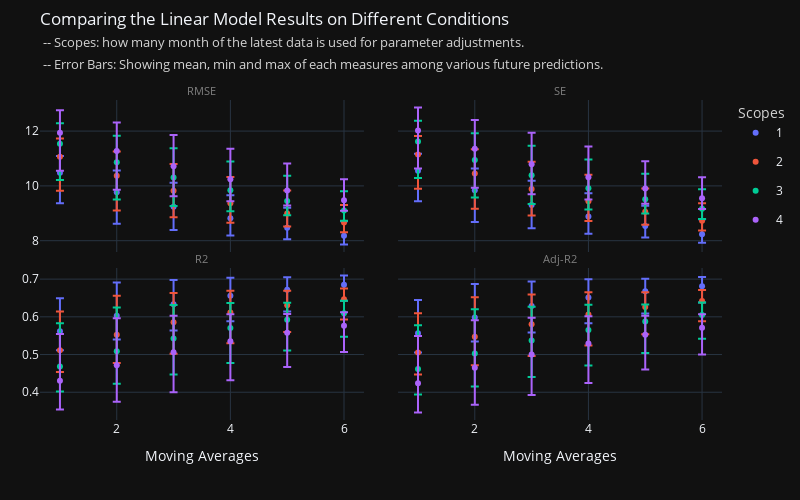
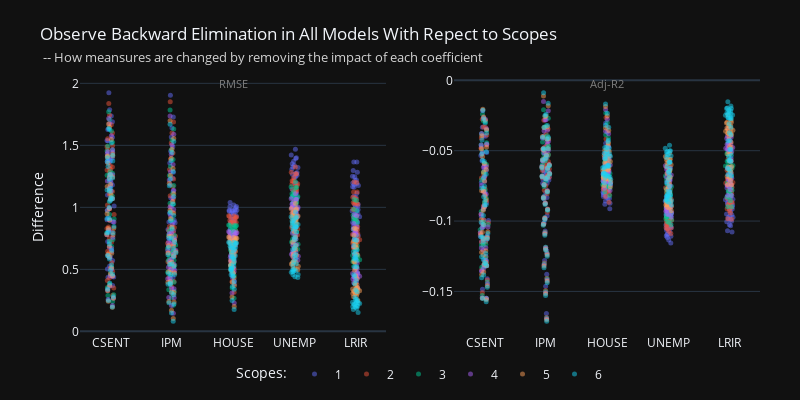
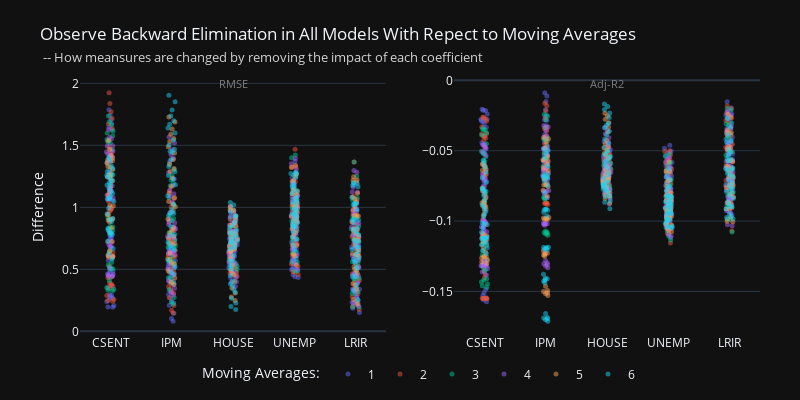

Notebook code for these charts, in order:
### Code cell
R = Regression(df)
R.create_data(['CSENT', 'IPM', 'HOUSE', 'UNEMP', 'LRIR'], 'SP500', ma=[1,2,3,4,5,6], fp=[1,2,3,4,5,6], poly_d=1)

fig1_1, fig1_2, fig1_3 = R.model_result(scopes=[1,2,3,4,5,6], model_name='Linear')

fig1_1.show()
fig1_2.show()
fig1_3.show()

### Figure 1 — Plotly figure (JSON) as saved in the notebook; plotly's stock layout.template omitted (floating-point values rounded to 4 significant figures)
{"data": [{"error_y": {"array": [0.6142, 0.7925, 0.8715, 0.8448, 0.7317, 0.537], "arrayminus": [1.109, 1.149, 0.8465, 0.624, 0.4227, 0.312]}, "hovertemplate": "SC=1<br>MA=%{x}<br>RMSE_mean=%{y}<extra></extra>", "legendgroup": "1", "marker": {"color": "#636efa", "symbol": "circle"}, "mode": "markers", "name": "1", "orientation": "v", "showlegend": true, "type": "scatter", "x": [1, 2, 3, 4, 5, 6], "xaxis": "x", "y": [10.48, 9.768, 9.238, 8.817, 8.475, 8.176], "yaxis": "y"}, {"error_y": {"array": [0.6708, 0.8808, 0.9793, 0.9611, 0.8438, 0.6347], "arrayminus": [1.243, 1.273, 0.9639, 0.7113, 0.4723, 0.3513]}, "hovertemplate": "SC=2<br>MA=%{x}<br>RMSE_mean=%{y}<extra></extra>", "legendgroup": "2", "marker": {"color": "#EF553B", "symbol": "circle"}, "mode": "markers", "name": "2", "orientation": "v", "showlegend": true, "type": "scatter", "x": [1, 2, 3, 4, 5, 6], "xaxis": "x", "y": [11.06, 10.37, 9.818, 9.365, 8.99, 8.663], "yaxis": "y"}, {"error_y": {"array": [0.7494, 0.9689, 1.069, 1.046, 0.9224, 0.705], "arrayminus": [1.328, 1.36, 1.042, 0.7685, 0.521, 0.3775]}, "hovertemplate": "SC=3<br>MA=%{x}<br>RMSE_mean=%{y}<extra></extra>", "legendgroup": "3", "marker": {"color": "#00cc96", "symbol": "circle"}, "mode": "markers", "name": "3", "orientation": "v", "showlegend": true, "type": "scatter", "x": [1, 2, 3, 4, 5, 6], "xaxis": "x", "y": [11.54, 10.86, 10.31, 9.839, 9.446, 9.102], "yaxis": "y"}, {"error_y": {"array": [0.8265, 1.046, 1.14, 1.111, 0.9814, 0.7608], "arrayminus": [1.38, 1.414, 1.095, 0.8041, 0.5546, 0.3919]}, "hovertemplate": "SC=4<br>MA=%{x}<br>RMSE_mean=%{y}<extra></extra>", "legendgroup": "4", "marker": {"color": "#ab63fa", "symbol": "circle"}, "mode": "markers", "name": "4", "orientation": "v", "showlegend": true, "type": "scatter", "x": [1, 2, 3, 4, 5, 6], "xaxis": "x", "y": [11.94, 11.27, 10.71, 10.24, 9.836, 9.48], "yaxis": "y"}, {"error_y": {"array": [0.619, 0.7988, 0.8784, 0.8515, 0.7376, 0.5414], "arrayminus": [1.117, 1.158, 0.8532, 0.6289, 0.4259, 0.3144]}, "hovertemplate": "SC=1<br>MA=%{x}<br>SE_mean=%{y}<extra></extra>", "legendgroup": "1", "marker": {"color": "#636efa", "symbol": "circle"}, "mode": "markers", "name": "1", "orientation": "v", "showlegend": false, "type": "scatter", "x": [1, 2, 3, 4, 5, 6], "xaxis": "x2", "y": [10.55, 9.84, 9.307, 8.882, 8.538, 8.237], "yaxis": "y2"}, {"error_y": {"array": [0.6762, 0.8878, 0.987, 0.9687, 0.8506, 0.6398], "arrayminus": [1.253, 1.283, 0.9714, 0.7168, 0.4761, 0.354]}, "hovertemplate": "SC=2<br>MA=%{x}<br>SE_mean=%{y}<extra></extra>", "legendgroup": "2", "marker": {"color": "#EF553B", "symbol": "circle"}, "mode": "markers", "name": "2", "orientation": "v", "showlegend": false, "type": "scatter", "x": [1, 2, 3, 4, 5, 6], "xaxis": "x2", "y": [11.14, 10.45, 9.891, 9.435, 9.057, 8.728], "yaxis": "y2"}, {"error_y": {"array": [0.7554, 0.9766, 1.078, 1.054, 0.9298, 0.7107], "arrayminus": [1.338, 1.37, 1.05, 0.7745, 0.5251, 0.3804]}, "hovertemplate": "SC=3<br>MA=%{x}<br>SE_mean=%{y}<extra></extra>", "legendgroup": "3", "marker": {"color": "#00cc96", "symbol": "circle"}, "mode": "markers", "name": "3", "orientation": "v", "showlegend": false, "type": "scatter", "x": [1, 2, 3, 4, 5, 6], "xaxis": "x2", "y": [11.62, 10.94, 10.38, 9.912, 9.516, 9.17], "yaxis": "y2"}, {"error_y": {"array": [0.8331, 1.054, 1.149, 1.12, 0.9892, 0.7669], "arrayminus": [1.391, 1.425, 1.104, 0.8103, 0.559, 0.3949]}, "hovertemplate": "SC=4<br>MA=%{x}<br>SE_mean=%{y}<extra></extra>", "legendgroup": "4", "marker": {"color": "#ab63fa", "symbol": "circle"}, "mode": "markers", "name": "4", "orientation": "v", "showlegend": false, "type": "scatter", "x": [1, 2, 3, 4, 5, 6], "xaxis": "x2", "y": [12.02, 11.35, 10.79, 10.32, 9.909, 9.551], "yaxis": "y2"}, {"error_y": {"array": [0.08723, 0.08798, 0.06446, 0.04785, 0.0329, 0.02417], "arrayminus": [0.05028, 0.06321, 0.06954, 0.06733, 0.05812, 0.04245]}, "hovertemplate": "SC=1<br>MA=%{x}<br>R2_mean=%{y}<extra></extra>", "legendgroup": "1", "marker": {"color": "#636efa", "symbol": "circle"}, "mode": "markers", "name": "1", "orientation": "v", "showlegend": false, "type": "scatter", "x": [1, 2, 3, 4, 5, 6], "xaxis": "x3", "y": [0.5618, 0.6031, 0.6331, 0.6556, 0.6721, 0.6852], "yaxis": "y3"}, {"error_y": {"array": [0.1032, 0.1035, 0.07797, 0.05794, 0.03863, 0.02885], "arrayminus": [0.05775, 0.07467, 0.08317, 0.08152, 0.07127, 0.05329]}, "hovertemplate": "SC=2<br>MA=%{x}<br>R2_mean=%{y}<extra></extra>", "legendgroup": "2", "marker": {"color": "#EF553B", "symbol": "circle"}, "mode": "markers", "name": "2", "orientation": "v", "showlegend": false, "type": "scatter", "x": [1, 2, 3, 4, 5, 6], "xaxis": "x3", "y": [0.5112, 0.5524, 0.5854, 0.6112, 0.6308, 0.6465], "yaxis": "y3"}, {"error_y": {"array": [0.115, 0.1157, 0.08849, 0.06579, 0.04476, 0.03259], "arrayminus": [0.0665, 0.08627, 0.09552, 0.09332, 0.08196, 0.06228]}, "hovertemplate": "SC=3<br>MA=%{x}<br>R2_mean=%{y}<extra></extra>", "legendgroup": "3", "marker": {"color": "#00cc96", "symbol": "circle"}, "mode": "markers", "name": "3", "orientation": "v", "showlegend": false, "type": "scatter", "x": [1, 2, 3, 4, 5, 6], "xaxis": "x3", "y": [0.4681, 0.5089, 0.5428, 0.5707, 0.5923, 0.6097], "yaxis": "y3"}, {"error_y": {"array": [0.1237, 0.1249, 0.09664, 0.07167, 0.04962, 0.0353], "arrayminus": [0.07622, 0.09688, 0.1061, 0.1033, 0.09086, 0.07006]}, "hovertemplate": "SC=4<br>MA=%{x}<br>R2_mean=%{y}<extra></extra>", "legendgroup": "4", "marker": {"color": "#ab63fa", "symbol": "circle"}, "mode": "markers", "name": "4", "orientation": "v", "showlegend": false, "type": "scatter", "x": [1, 2, 3, 4, 5, 6], "xaxis": "x3", "y": [0.4307, 0.4713, 0.506, 0.535, 0.5579, 0.5766], "yaxis": "y3"}, {"error_y": {"array": [0.08833, 0.08909, 0.06529, 0.04846, 0.03332, 0.02447], "arrayminus": [0.05092, 0.06402, 0.07043, 0.06819, 0.05887, 0.043]}, "hovertemplate": "SC=1<br>MA=%{x}<br>Adj-R2_mean=%{y}<extra></extra>", "legendgroup": "1", "marker": {"color": "#636efa", "symbol": "circle"}, "mode": "markers", "name": "1", "orientation": "v", "showlegend": false, "type": "scatter", "x": [1, 2, 3, 4, 5, 6], "xaxis": "x4", "y": [0.5564, 0.5983, 0.6286, 0.6513, 0.668, 0.6813], "yaxis": "y4"}, {"error_y": {"array": [0.1045, 0.1048, 0.07896, 0.05867, 0.03913, 0.02922], "arrayminus": [0.05848, 0.07562, 0.08423, 0.08256, 0.07219, 0.05398]}, "hovertemplate": "SC=2<br>MA=%{x}<br>Adj-R2_mean=%{y}<extra></extra>", "legendgroup": "2", "marker": {"color": "#EF553B", "symbol": "circle"}, "mode": "markers", "name": "2", "orientation": "v", "showlegend": false, "type": "scatter", "x": [1, 2, 3, 4, 5, 6], "xaxis": "x4", "y": [0.5052, 0.5469, 0.5802, 0.6064, 0.6262, 0.6421], "yaxis": "y4"}, {"error_y": {"array": [0.1164, 0.1172, 0.08961, 0.06662, 0.04533, 0.03301], "arrayminus": [0.06735, 0.08737, 0.09674, 0.09452, 0.08301, 0.06309]}, "hovertemplate": "SC=3<br>MA=%{x}<br>Adj-R2_mean=%{y}<extra></extra>", "legendgroup": "3", "marker": {"color": "#00cc96", "symbol": "circle"}, "mode": "markers", "name": "3", "orientation": "v", "showlegend": false, "type": "scatter", "x": [1, 2, 3, 4, 5, 6], "xaxis": "x4", "y": [0.4616, 0.5028, 0.5371, 0.5653, 0.5873, 0.6049], "yaxis": "y4"}, {"error_y": {"array": [0.1252, 0.1264, 0.09787, 0.07258, 0.05026, 0.03575], "arrayminus": [0.0772, 0.09812, 0.1074, 0.1046, 0.09202, 0.07097]}, "hovertemplate": "SC=4<br>MA=%{x}<br>Adj-R2_mean=%{y}<extra></extra>", "legendgroup": "4", "marker": {"color": "#ab63fa", "symbol": "circle"}, "mode": "markers", "name": "4", "orientation": "v", "showlegend": false, "type": "scatter", "x": [1, 2, 3, 4, 5, 6], "xaxis": "x4", "y": [0.4237, 0.4648, 0.4998, 0.5292, 0.5524, 0.5713], "yaxis": "y4"}], "layout": {"annotations": [{"font": {"color": "grey", "size": 11}, "showarrow": false, "text": "RMSE", "x": 0.2375, "xanchor": "center", "xref": "paper", "y": 1, "yanchor": "bottom", "yref": "paper"}, {"font": {"color": "grey", "size": 11}, "showarrow": false, "text": "SE", "x": 0.7625, "xanchor": "center", "xref": "paper", "y": 1, "yanchor": "bottom", "yref": "paper"}, {"font": {"color": "grey", "size": 11}, "showarrow": false, "text": "R2", "x": 0.2375, "xanchor": "center", "xref": "paper", "y": 0.475, "yanchor": "bottom", "yref": "paper"}, {"font": {"color": "grey", "size": 11}, "showarrow": false, "text": "Adj-R2", "x": 0.7625, "xanchor": "center", "xref": "paper", "y": 0.475, "yanchor": "bottom", "yref": "paper"}], "height": 500, "legend": {"title": {"font": {"color": "lightgrey"}, "text": "Scopes"}}, "margin": {"l": 40, "r": 40, "t": 100}, "title": {"text": "Comparing the Linear Model Results on Different Conditions<br><span style=\"font-size: 12.5px; color: lightgrey;\"> -- Scopes: how many month of the latest data is used for parameter adjustments.</span><br><span style=\"font-size: 12.5px; color: lightgrey;\"> -- Error Bars: Showing mean, min and max of each measures among various future predictions.</span>", "y": 0.95, "yanchor": "top"}, "width": 800, "xaxis": {"anchor": "y", "domain": [0, 0.475], "matches": "x3", "showticklabels": false}, "xaxis2": {"anchor": "y2", "domain": [0.525, 1], "matches": "x4", "showticklabels": false}, "xaxis3": {"anchor": "y3", "domain": [0, 0.475], "title": {"text": "Moving Averages"}}, "xaxis4": {"anchor": "y4", "domain": [0.525, 1], "title": {"text": "Moving Averages"}}, "yaxis": {"anchor": "x", "domain": [0.525, 1]}, "yaxis2": {"anchor": "x2", "domain": [0.525, 1], "matches": "y", "showticklabels": false}, "yaxis3": {"anchor": "x3", "domain": [0, 0.475]}, "yaxis4": {"anchor": "x4", "domain": [0, 0.475], "matches": "y3", "showticklabels": false}}}

### Figure 2 — Plotly figure (JSON) as saved in the notebook; plotly's stock layout.template omitted (floating-point values rounded to 4 significant figures; data arrays with more than 128 entries replaced by an {"elided": "..."} marker saying what was removed)
{"data": [{"alignmentgroup": "True", "boxpoints": "all", "fillcolor": "rgba(255,255,255,0)", "hoveron": "points", "hovertemplate": "sc=1<br>theta=%{x}<br>diff=%{y}<extra></extra>", "legendgroup": "1", "line": {"color": "rgba(255,255,255,0)"}, "marker": {"color": "#636efa", "opacity": 0.5, "size": 5}, "name": "1", "offsetgroup": "1", "orientation": "v", "pointpos": 0, "showlegend": true, "type": "box", "x": {"elided": "180 str values"}, "x0": " ", "xaxis": "x", "y": {"elided": "180 float values"}, "y0": " ", "yaxis": "y"}, {"alignmentgroup": "True", "boxpoints": "all", "fillcolor": "rgba(255,255,255,0)", "hoveron": "points", "hovertemplate": "sc=1<br>theta=%{x}<br>diff=%{y}<extra></extra>", "legendgroup": "1", "line": {"color": "rgba(255,255,255,0)"}, "marker": {"color": "#636efa", "opacity": 0.5, "size": 5}, "name": "1", "offsetgroup": "1", "orientation": "v", "pointpos": 0, "showlegend": false, "type": "box", "x": {"elided": "180 str values"}, "x0": " ", "xaxis": "x2", "y": {"elided": "180 float values"}, "y0": " ", "yaxis": "y2"}, {"alignmentgroup": "True", "boxpoints": "all", "fillcolor": "rgba(255,255,255,0)", "hoveron": "points", "hovertemplate": "sc=2<br>theta=%{x}<br>diff=%{y}<extra></extra>", "legendgroup": "2", "line": {"color": "rgba(255,255,255,0)"}, "marker": {"color": "#EF553B", "opacity": 0.5, "size": 5}, "name": "2", "offsetgroup": "2", "orientation": "v", "pointpos": 0, "showlegend": true, "type": "box", "x": {"elided": "180 str values"}, "x0": " ", "xaxis": "x", "y": {"elided": "180 float values"}, "y0": " ", "yaxis": "y"}, {"alignmentgroup": "True", "boxpoints": "all", "fillcolor": "rgba(255,255,255,0)", "hoveron": "points", "hovertemplate": "sc=2<br>theta=%{x}<br>diff=%{y}<extra></extra>", "legendgroup": "2", "line": {"color": "rgba(255,255,255,0)"}, "marker": {"color": "#EF553B", "opacity": 0.5, "size": 5}, "name": "2", "offsetgroup": "2", "orientation": "v", "pointpos": 0, "showlegend": false, "type": "box", "x": {"elided": "180 str values"}, "x0": " ", "xaxis": "x2", "y": {"elided": "180 float values"}, "y0": " ", "yaxis": "y2"}, {"alignmentgroup": "True", "boxpoints": "all", "fillcolor": "rgba(255,255,255,0)", "hoveron": "points", "hovertemplate": "sc=3<br>theta=%{x}<br>diff=%{y}<extra></extra>", "legendgroup": "3", "line": {"color": "rgba(255,255,255,0)"}, "marker": {"color": "#00cc96", "opacity": 0.5, "size": 5}, "name": "3", "offsetgroup": "3", "orientation": "v", "pointpos": 0, "showlegend": true, "type": "box", "x": {"elided": "180 str values"}, "x0": " ", "xaxis": "x", "y": {"elided": "180 float values"}, "y0": " ", "yaxis": "y"}, {"alignmentgroup": "True", "boxpoints": "all", "fillcolor": "rgba(255,255,255,0)", "hoveron": "points", "hovertemplate": "sc=3<br>theta=%{x}<br>diff=%{y}<extra></extra>", "legendgroup": "3", "line": {"color": "rgba(255,255,255,0)"}, "marker": {"color": "#00cc96", "opacity": 0.5, "size": 5}, "name": "3", "offsetgroup": "3", "orientation": "v", "pointpos": 0, "showlegend": false, "type": "box", "x": {"elided": "180 str values"}, "x0": " ", "xaxis": "x2", "y": {"elided": "180 float values"}, "y0": " ", "yaxis": "y2"}, {"alignmentgroup": "True", "boxpoints": "all", "fillcolor": "rgba(255,255,255,0)", "hoveron": "points", "hovertemplate": "sc=4<br>theta=%{x}<br>diff=%{y}<extra></extra>", "legendgroup": "4", "line": {"color": "rgba(255,255,255,0)"}, "marker": {"color": "#ab63fa", "opacity": 0.5, "size": 5}, "name": "4", "offsetgroup": "4", "orientation": "v", "pointpos": 0, "showlegend": true, "type": "box", "x": {"elided": "180 str values"}, "x0": " ", "xaxis": "x", "y": {"elided": "180 float values"}, "y0": " ", "yaxis": "y"}, {"alignmentgroup": "True", "boxpoints": "all", "fillcolor": "rgba(255,255,255,0)", "hoveron": "points", "hovertemplate": "sc=4<br>theta=%{x}<br>diff=%{y}<extra></extra>", "legendgroup": "4", "line": {"color": "rgba(255,255,255,0)"}, "marker": {"color": "#ab63fa", "opacity": 0.5, "size": 5}, "name": "4", "offsetgroup": "4", "orientation": "v", "pointpos": 0, "showlegend": false, "type": "box", "x": {"elided": "180 str values"}, "x0": " ", "xaxis": "x2", "y": {"elided": "180 float values"}, "y0": " ", "yaxis": "y2"}, {"alignmentgroup": "True", "boxpoints": "all", "fillcolor": "rgba(255,255,255,0)", "hoveron": "points", "hovertemplate": "sc=5<br>theta=%{x}<br>diff=%{y}<extra></extra>", "legendgroup": "5", "line": {"color": "rgba(255,255,255,0)"}, "marker": {"color": "#FFA15A", "opacity": 0.5, "size": 5}, "name": "5", "offsetgroup": "5", "orientation": "v", "pointpos": 0, "showlegend": true, "type": "box", "x": {"elided": "180 str values"}, "x0": " ", "xaxis": "x", "y": {"elided": "180 float values"}, "y0": " ", "yaxis": "y"}, {"alignmentgroup": "True", "boxpoints": "all", "fillcolor": "rgba(255,255,255,0)", "hoveron": "points", "hovertemplate": "sc=5<br>theta=%{x}<br>diff=%{y}<extra></extra>", "legendgroup": "5", "line": {"color": "rgba(255,255,255,0)"}, "marker": {"color": "#FFA15A", "opacity": 0.5, "size": 5}, "name": "5", "offsetgroup": "5", "orientation": "v", "pointpos": 0, "showlegend": false, "type": "box", "x": {"elided": "180 str values"}, "x0": " ", "xaxis": "x2", "y": {"elided": "180 float values"}, "y0": " ", "yaxis": "y2"}, {"alignmentgroup": "True", "boxpoints": "all", "fillcolor": "rgba(255,255,255,0)", "hoveron": "points", "hovertemplate": "sc=6<br>theta=%{x}<br>diff=%{y}<extra></extra>", "legendgroup": "6", "line": {"color": "rgba(255,255,255,0)"}, "marker": {"color": "#19d3f3", "opacity": 0.5, "size": 5}, "name": "6", "offsetgroup": "6", "orientation": "v", "pointpos": 0, "showlegend": true, "type": "box", "x": {"elided": "180 str values"}, "x0": " ", "xaxis": "x", "y": {"elided": "180 float values"}, "y0": " ", "yaxis": "y"}, {"alignmentgroup": "True", "boxpoints": "all", "fillcolor": "rgba(255,255,255,0)", "hoveron": "points", "hovertemplate": "sc=6<br>theta=%{x}<br>diff=%{y}<extra></extra>", "legendgroup": "6", "line": {"color": "rgba(255,255,255,0)"}, "marker": {"color": "#19d3f3", "opacity": 0.5, "size": 5}, "name": "6", "offsetgroup": "6", "orientation": "v", "pointpos": 0, "showlegend": false, "type": "box", "x": {"elided": "180 str values"}, "x0": " ", "xaxis": "x2", "y": {"elided": "180 float values"}, "y0": " ", "yaxis": "y2"}], "layout": {"annotations": [{"font": {"color": "grey", "size": 11}, "showarrow": false, "text": "RMSE", "x": 0.225, "xanchor": "center", "xref": "paper", "y": 0.95, "yanchor": "bottom", "yref": "paper"}, {"font": {"color": "grey", "size": 11}, "showarrow": false, "text": "Adj-R2", "x": 0.775, "xanchor": "center", "xref": "paper", "y": 0.95, "yanchor": "bottom", "yref": "paper"}], "height": 400, "legend": {"orientation": "h", "title": {"text": "Scopes:"}, "x": 0.5, "xanchor": "center", "y": -0.1, "yanchor": "top"}, "margin": {"b": 60, "l": 80, "r": 40, "t": 80}, "title": {"text": "Observe Backward Elimination in All Models With Repect to Scopes<br><span style=\"font-size: 12.5px; color: lightgrey;\"> -- How meansures are changed by removing the impact of each coefficient</span>"}, "width": 800, "xaxis": {"anchor": "y", "domain": [0, 0.45]}, "xaxis2": {"anchor": "y2", "domain": [0.55, 1]}, "yaxis": {"anchor": "x", "domain": [0, 1], "title": {"text": "Difference"}}, "yaxis2": {"anchor": "x2", "domain": [0, 1]}}}

### Figure 3 — Plotly figure (JSON) as saved in the notebook; plotly's stock layout.template omitted (floating-point values rounded to 4 significant figures; data arrays with more than 128 entries replaced by an {"elided": "..."} marker saying what was removed)
{"data": [{"alignmentgroup": "True", "boxpoints": "all", "fillcolor": "rgba(255,255,255,0)", "hoveron": "points", "hovertemplate": "ma=1<br>theta=%{x}<br>diff=%{y}<extra></extra>", "legendgroup": "1", "line": {"color": "rgba(255,255,255,0)"}, "marker": {"color": "#636efa", "opacity": 0.5, "size": 5}, "name": "1", "offsetgroup": "1", "orientation": "v", "pointpos": 0, "showlegend": true, "type": "box", "x": {"elided": "180 str values"}, "x0": " ", "xaxis": "x", "y": {"elided": "180 float values"}, "y0": " ", "yaxis": "y"}, {"alignmentgroup": "True", "boxpoints": "all", "fillcolor": "rgba(255,255,255,0)", "hoveron": "points", "hovertemplate": "ma=1<br>theta=%{x}<br>diff=%{y}<extra></extra>", "legendgroup": "1", "line": {"color": "rgba(255,255,255,0)"}, "marker": {"color": "#636efa", "opacity": 0.5, "size": 5}, "name": "1", "offsetgroup": "1", "orientation": "v", "pointpos": 0, "showlegend": false, "type": "box", "x": {"elided": "180 str values"}, "x0": " ", "xaxis": "x2", "y": {"elided": "180 float values"}, "y0": " ", "yaxis": "y2"}, {"alignmentgroup": "True", "boxpoints": "all", "fillcolor": "rgba(255,255,255,0)", "hoveron": "points", "hovertemplate": "ma=2<br>theta=%{x}<br>diff=%{y}<extra></extra>", "legendgroup": "2", "line": {"color": "rgba(255,255,255,0)"}, "marker": {"color": "#EF553B", "opacity": 0.5, "size": 5}, "name": "2", "offsetgroup": "2", "orientation": "v", "pointpos": 0, "showlegend": true, "type": "box", "x": {"elided": "180 str values"}, "x0": " ", "xaxis": "x", "y": {"elided": "180 float values"}, "y0": " ", "yaxis": "y"}, {"alignmentgroup": "True", "boxpoints": "all", "fillcolor": "rgba(255,255,255,0)", "hoveron": "points", "hovertemplate": "ma=2<br>theta=%{x}<br>diff=%{y}<extra></extra>", "legendgroup": "2", "line": {"color": "rgba(255,255,255,0)"}, "marker": {"color": "#EF553B", "opacity": 0.5, "size": 5}, "name": "2", "offsetgroup": "2", "orientation": "v", "pointpos": 0, "showlegend": false, "type": "box", "x": {"elided": "180 str values"}, "x0": " ", "xaxis": "x2", "y": {"elided": "180 float values"}, "y0": " ", "yaxis": "y2"}, {"alignmentgroup": "True", "boxpoints": "all", "fillcolor": "rgba(255,255,255,0)", "hoveron": "points", "hovertemplate": "ma=3<br>theta=%{x}<br>diff=%{y}<extra></extra>", "legendgroup": "3", "line": {"color": "rgba(255,255,255,0)"}, "marker": {"color": "#00cc96", "opacity": 0.5, "size": 5}, "name": "3", "offsetgroup": "3", "orientation": "v", "pointpos": 0, "showlegend": true, "type": "box", "x": {"elided": "180 str values"}, "x0": " ", "xaxis": "x", "y": {"elided": "180 float values"}, "y0": " ", "yaxis": "y"}, {"alignmentgroup": "True", "boxpoints": "all", "fillcolor": "rgba(255,255,255,0)", "hoveron": "points", "hovertemplate": "ma=3<br>theta=%{x}<br>diff=%{y}<extra></extra>", "legendgroup": "3", "line": {"color": "rgba(255,255,255,0)"}, "marker": {"color": "#00cc96", "opacity": 0.5, "size": 5}, "name": "3", "offsetgroup": "3", "orientation": "v", "pointpos": 0, "showlegend": false, "type": "box", "x": {"elided": "180 str values"}, "x0": " ", "xaxis": "x2", "y": {"elided": "180 float values"}, "y0": " ", "yaxis": "y2"}, {"alignmentgroup": "True", "boxpoints": "all", "fillcolor": "rgba(255,255,255,0)", "hoveron": "points", "hovertemplate": "ma=4<br>theta=%{x}<br>diff=%{y}<extra></extra>", "legendgroup": "4", "line": {"color": "rgba(255,255,255,0)"}, "marker": {"color": "#ab63fa", "opacity": 0.5, "size": 5}, "name": "4", "offsetgroup": "4", "orientation": "v", "pointpos": 0, "showlegend": true, "type": "box", "x": {"elided": "180 str values"}, "x0": " ", "xaxis": "x", "y": {"elided": "180 float values"}, "y0": " ", "yaxis": "y"}, {"alignmentgroup": "True", "boxpoints": "all", "fillcolor": "rgba(255,255,255,0)", "hoveron": "points", "hovertemplate": "ma=4<br>theta=%{x}<br>diff=%{y}<extra></extra>", "legendgroup": "4", "line": {"color": "rgba(255,255,255,0)"}, "marker": {"color": "#ab63fa", "opacity": 0.5, "size": 5}, "name": "4", "offsetgroup": "4", "orientation": "v", "pointpos": 0, "showlegend": false, "type": "box", "x": {"elided": "180 str values"}, "x0": " ", "xaxis": "x2", "y": {"elided": "180 float values"}, "y0": " ", "yaxis": "y2"}, {"alignmentgroup": "True", "boxpoints": "all", "fillcolor": "rgba(255,255,255,0)", "hoveron": "points", "hovertemplate": "ma=5<br>theta=%{x}<br>diff=%{y}<extra></extra>", "legendgroup": "5", "line": {"color": "rgba(255,255,255,0)"}, "marker": {"color": "#FFA15A", "opacity": 0.5, "size": 5}, "name": "5", "offsetgroup": "5", "orientation": "v", "pointpos": 0, "showlegend": true, "type": "box", "x": {"elided": "180 str values"}, "x0": " ", "xaxis": "x", "y": {"elided": "180 float values"}, "y0": " ", "yaxis": "y"}, {"alignmentgroup": "True", "boxpoints": "all", "fillcolor": "rgba(255,255,255,0)", "hoveron": "points", "hovertemplate": "ma=5<br>theta=%{x}<br>diff=%{y}<extra></extra>", "legendgroup": "5", "line": {"color": "rgba(255,255,255,0)"}, "marker": {"color": "#FFA15A", "opacity": 0.5, "size": 5}, "name": "5", "offsetgroup": "5", "orientation": "v", "pointpos": 0, "showlegend": false, "type": "box", "x": {"elided": "180 str values"}, "x0": " ", "xaxis": "x2", "y": {"elided": "180 float values"}, "y0": " ", "yaxis": "y2"}, {"alignmentgroup": "True", "boxpoints": "all", "fillcolor": "rgba(255,255,255,0)", "hoveron": "points", "hovertemplate": "ma=6<br>theta=%{x}<br>diff=%{y}<extra></extra>", "legendgroup": "6", "line": {"color": "rgba(255,255,255,0)"}, "marker": {"color": "#19d3f3", "opacity": 0.5, "size": 5}, "name": "6", "offsetgroup": "6", "orientation": "v", "pointpos": 0, "showlegend": true, "type": "box", "x": {"elided": "180 str values"}, "x0": " ", "xaxis": "x", "y": {"elided": "180 float values"}, "y0": " ", "yaxis": "y"}, {"alignmentgroup": "True", "boxpoints": "all", "fillcolor": "rgba(255,255,255,0)", "hoveron": "points", "hovertemplate": "ma=6<br>theta=%{x}<br>diff=%{y}<extra></extra>", "legendgroup": "6", "line": {"color": "rgba(255,255,255,0)"}, "marker": {"color": "#19d3f3", "opacity": 0.5, "size": 5}, "name": "6", "offsetgroup": "6", "orientation": "v", "pointpos": 0, "showlegend": false, "type": "box", "x": {"elided": "180 str values"}, "x0": " ", "xaxis": "x2", "y": {"elided": "180 float values"}, "y0": " ", "yaxis": "y2"}], "layout": {"annotations": [{"font": {"color": "grey", "size": 11}, "showarrow": false, "text": "RMSE", "x": 0.225, "xanchor": "center", "xref": "paper", "y": 0.95, "yanchor": "bottom", "yref": "paper"}, {"font": {"color": "grey", "size": 11}, "showarrow": false, "text": "Adj-R2", "x": 0.775, "xanchor": "center", "xref": "paper", "y": 0.95, "yanchor": "bottom", "yref": "paper"}], "height": 400, "legend": {"orientation": "h", "title": {"text": "Moving Averages:"}, "x": 0.5, "xanchor": "center", "y": -0.1, "yanchor": "top"}, "margin": {"b": 60, "l": 80, "r": 40, "t": 80}, "title": {"text": "Observe Backward Elimination in All Models With Repect to Moving Averages<br><span style=\"font-size: 12.5px; color: lightgrey;\"> -- How meansures are changed by removing the impact of each coefficient</span>"}, "width": 800, "xaxis": {"anchor": "y", "domain": [0, 0.45]}, "xaxis2": {"anchor": "y2", "domain": [0.55, 1]}, "yaxis": {"anchor": "x", "domain": [0, 1], "title": {"text": "Difference"}}, "yaxis2": {"anchor": "x2", "domain": [0, 1]}}}
